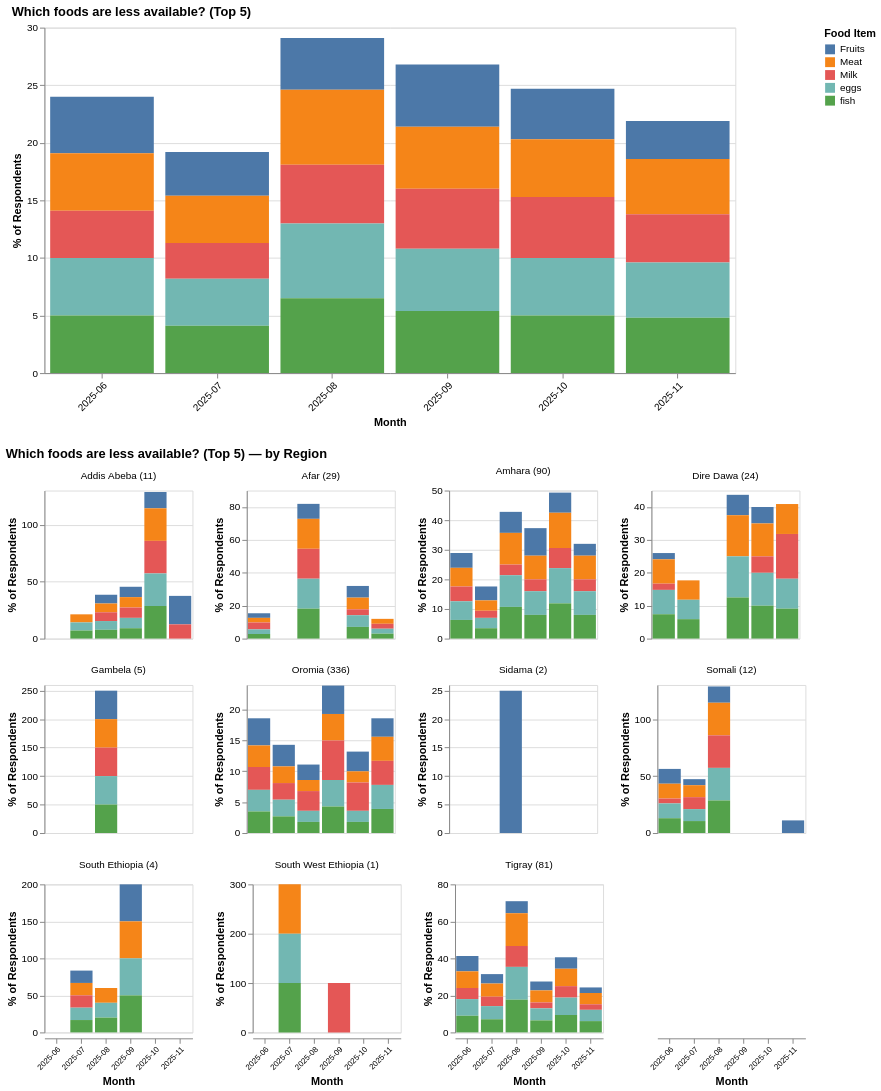

Notebook code cell kept with this figure:
### Markdown cell above
## Food Availability


### Which foods are less available? *(top 5, multi-select)*

*"Which foods are less available?"* allows respondents to select multiple items (delimited by `,` or `^`). Percentages for this question represent the **share of respondents who mentioned each food item** and can sum to more than 100%. Only the **top 5 most-mentioned food items** (by total frequency across all months) are shown.


- Fish, Meat, Eggs, Milk and Fruit are the top 5 responses of which foods are less available. Almost everyone said one of these was not avilable in October in Addid Ababa, which dropped very quickly in November. It may be important to note that Ethiopia's inflation also eased in October 2025.
- In Oromia, A lot more reposndants said staples were not avilable in Sep 2025

### Code cell
import altair as alt
import pandas as pd

col = 'Which foods are less available?'

# Prepare data: split multi-select responses
df_work = df[['submission_id', 'observed_time', col]].copy()
df_work['observed_time'] = pd.to_datetime(df_work['observed_time'], format='mixed', utc=True)
df_work['month'] = df_work['observed_time'].dt.to_period('M').astype(str)

# Explode multi-select: split on ',' and '^'
def explode_multiselect(frame, col):
    return (
        frame[frame[col].notna()]
        .assign(**{col: frame[col].str.split('[,^]')})
        .explode(col)
        .assign(**{col: lambda x: x[col].str.strip()})
        .loc[lambda x: x[col] != '']
    )

# Top 5 food items overall
top5 = (
    explode_multiselect(df_work, col)[col]
    .value_counts()
    .head(5)
    .index
    .tolist()
)

# Total respondents per month (denominator)
total_per_month = df_work.groupby('month')['submission_id'].nunique().reset_index(name='total')

# National: filter to top 5
exploded = explode_multiselect(df_work, col)
exploded = exploded[exploded[col].isin(top5)]

food_monthly = (
    exploded.groupby(['month', col])['submission_id']
    .nunique()
    .reset_index(name='count')
    .merge(total_per_month, on='month')
)
food_monthly['percentage'] = (food_monthly['count'] / food_monthly['total'] * 100).round(1)

national_chart = alt.Chart(food_monthly).mark_bar().encode(
    x=alt.X('month:N', title='Month', axis=alt.Axis(labelAngle=-45)),
    y=alt.Y('percentage:Q', title='% of Respondents'),
    color=alt.Color(f'{col}:N', title='Food Item'),
    tooltip=[
        alt.Tooltip('month:N', title='Month'),
        alt.Tooltip(f'{col}:N', title='Food Item'),
        alt.Tooltip('percentage:Q', title='% of Respondents', format='.1f'),
        alt.Tooltip('count:Q', title='Count'),
        alt.Tooltip('total:Q', title='Total Respondents'),
    ]
).properties(
    width=700,
    height=350,
    title=alt.TitleParams(text=f'{col} (Top 5)', align='left', anchor='start', fontSize=13)
).interactive()

# Regional: filter to top 5
df_work['region'] = df_work['submission_id'].map(submission_to_region)
df_work_reg = df_work[df_work['region'].notna()]
total_per_month_reg = df_work_reg.groupby(['month', 'region'])['submission_id'].nunique().reset_index(name='total')

exploded_reg = explode_multiselect(df_work_reg, col)
exploded_reg = exploded_reg[exploded_reg[col].isin(top5)]

food_monthly_reg = (
    exploded_reg.groupby(['month', 'region', col])['submission_id']
    .nunique()
    .reset_index(name='count')
    .merge(total_per_month_reg, on=['month', 'region'])
)
food_monthly_reg['percentage'] = (food_monthly_reg['count'] / food_monthly_reg['total'] * 100).round(1)

# Add avg respondents to region label
avg_resp = total_per_month_reg.groupby('region')['total'].mean().round(0).astype(int)
food_monthly_reg['region_label'] = food_monthly_reg['region'].map(
    lambda r: f"{r} ({avg_resp[r]})"
)

sorted_regions = sorted(food_monthly_reg['region'].unique())
sorted_region_labels = [f"{r} ({avg_resp[r]})" for r in sorted_regions]

regional_chart = alt.Chart(food_monthly_reg).mark_bar().encode(
    x=alt.X('month:N', title='Month', axis=alt.Axis(labelAngle=-45, labelFontSize=8)),
    y=alt.Y('percentage:Q', title='% of Respondents'),
    color=alt.Color(f'{col}:N', title='Food Item'),
    tooltip=[
        alt.Tooltip('region:N', title='Region'),
        alt.Tooltip('month:N', title='Month'),
        alt.Tooltip(f'{col}:N', title='Food Item'),
        alt.Tooltip('percentage:Q', title='% of Respondents', format='.1f'),
        alt.Tooltip('count:Q', title='Count'),
        alt.Tooltip('total:Q', title='Total Respondents'),
    ]
).properties(
    width=150,
    height=150
).facet(
    facet=alt.Facet('region_label:N', sort=sorted_region_labels, title=None,
                    header=alt.Header(labelFontSize=10, labelLimit=150)),
    columns=4
).resolve_scale(y='independent').properties(
    title=alt.TitleParams(text=f'{col} (Top 5) — by Region', align='left', anchor='start', fontSize=13)
)

display(alt.vconcat(national_chart, regional_chart).resolve_scale(color='shared'))

### Figure 1 — Vega-Lite specification as saved in the notebook (floating-point values rounded to 4 significant figures; data arrays with more than 128 entries replaced by an {"elided": "..."} marker saying what was removed)
{"config": {"view": {"continuousWidth": 300, "continuousHeight": 300}}, "vconcat": [{"data": {"name": "data-f90ca5bf010cf1121655a500305501b8"}, "mark": {"type": "bar"}, "encoding": {"color": {"field": "Which foods are less available?", "title": "Food Item", "type": "nominal"}, "tooltip": [{"field": "month", "title": "Month", "type": "nominal"}, {"field": "Which foods are less available?", "title": "Food Item", "type": "nominal"}, {"field": "percentage", "format": ".1f", "title": "% of Respondents", "type": "quantitative"}, {"field": "count", "title": "Count", "type": "quantitative"}, {"field": "total", "title": "Total Respondents", "type": "quantitative"}], "x": {"axis": {"labelAngle": -45}, "field": "month", "title": "Month", "type": "nominal"}, "y": {"field": "percentage", "title": "% of Respondents", "type": "quantitative"}}, "height": 350, "name": "view_6fec577690252dd8_0", "title": {"text": "Which foods are less available? (Top 5)", "align": "left", "anchor": "start", "fontSize": 13}, "width": 700}, {"data": {"name": "data-8d5795de04be308b496a62db19e18f88"}, "facet": {"field": "region_label", "header": {"labelFontSize": 10, "labelLimit": 150}, "sort": ["Addis Abeba (11)", "Afar (29)", "Amhara (90)", "Dire Dawa (24)", "Gambela (5)", "Oromia (336)", "Sidama (2)", "Somali (12)", "South Ethiopia (4)", "South West Ethiopia (1)", "Tigray (81)"], "title": null, "type": "nominal"}, "spec": {"mark": {"type": "bar"}, "encoding": {"color": {"field": "Which foods are less available?", "title": "Food Item", "type": "nominal"}, "tooltip": [{"field": "region", "title": "Region", "type": "nominal"}, {"field": "month", "title": "Month", "type": "nominal"}, {"field": "Which foods are less available?", "title": "Food Item", "type": "nominal"}, {"field": "percentage", "format": ".1f", "title": "% of Respondents", "type": "quantitative"}, {"field": "count", "title": "Count", "type": "quantitative"}, {"field": "total", "title": "Total Respondents", "type": "quantitative"}], "x": {"axis": {"labelAngle": -45, "labelFontSize": 8}, "field": "month", "title": "Month", "type": "nominal"}, "y": {"field": "percentage", "title": "% of Respondents", "type": "quantitative"}}, "height": 150, "width": 150}, "columns": 4, "resolve": {"scale": {"y": "independent"}}, "title": {"text": "Which foods are less available? (Top 5) — by Region", "align": "left", "anchor": "start", "fontSize": 13}}], "params": [{"name": "param_1e9efca18e7a2868", "select": {"type": "interval", "encodings": ["x", "y"]}, "bind": "scales", "views": ["view_6fec577690252dd8_0"]}], "resolve": {"scale": {"color": "shared"}}, "$schema": "https://vega.github.io/schema/vega-lite/v6.1.0.json", "datasets": {"data-f90ca5bf010cf1121655a500305501b8": [{"month": "2025-06", "Which foods are less available?": "Fruits", "count": 50, "total": 1030, "percentage": 4.9}, {"month": "2025-06", "Which foods are less available?": "Meat", "count": 51, "total": 1030, "percentage": 5.0}, {"month": "2025-06", "Which foods are less available?": "Milk", "count": 42, "total": 1030, "percentage": 4.1}, {"month": "2025-06", "Which foods are less available?": "eggs", "count": 51, "total": 1030, "percentage": 5.0}, {"month": "2025-06", "Which foods are less available?": "fish", "count": 51, "total": 1030, "percentage": 5.0}, {"month": "2025-07", "Which foods are less available?": "Fruits", "count": 24, "total": 639, "percentage": 3.8}, {"month": "2025-07", "Which foods are less available?": "Meat", "count": 26, "total": 639, "percentage": 4.1}, {"month": "2025-07", "Which foods are less available?": "Milk", "count": 20, "total": 639, "percentage": 3.1}, {"month": "2025-07", "Which foods are less available?": "eggs", "count": 26, "total": 639, "percentage": 4.1}, {"month": "2025-07", "Which foods are less available?": "fish", "count": 26, "total": 639, "percentage": 4.1}, {"month": "2025-08", "Which foods are less available?": "Fruits", "count": 22, "total": 494, "percentage": 4.5}, {"month": "2025-08", "Which foods are less available?": "Meat", "count": 32, "total": 494, "percentage": 6.5}, {"month": "2025-08", "Which foods are less available?": "Milk", "count": 25, "total": 494, "percentage": 5.1}, {"month": "2025-08", "Which foods are less available?": "eggs", "count": 32, "total": 494, "percentage": 6.5}, {"month": "2025-08", "Which foods are less available?": "fish", "count": 32, "total": 494, "percentage": 6.5}, {"month": "2025-09", "Which foods are less available?": "Fruits", "count": 26, "total": 481, "percentage": 5.4}, {"month": "2025-09", "Which foods are less available?": "Meat", "count": 26, "total": 481, "percentage": 5.4}, {"month": "2025-09", "Which foods are less available?": "Milk", "count": 25, "total": 481, "percentage": 5.2}, {"month": "2025-09", "Which foods are less available?": "eggs", "count": 26, "total": 481, "percentage": 5.4}, {"month": "2025-09", "Which foods are less available?": "fish", "count": 26, "total": 481, "percentage": 5.4}, {"month": "2025-10", "Which foods are less available?": "Fruits", "count": 21, "total": 476, "percentage": 4.4}, {"month": "2025-10", "Which foods are less available?": "Meat", "count": 24, "total": 476, "percentage": 5.0}, {"month": "2025-10", "Which foods are less available?": "Milk", "count": 25, "total": 476, "percentage": 5.3}, {"month": "2025-10", "Which foods are less available?": "eggs", "count": 24, "total": 476, "percentage": 5.0}, {"month": "2025-10", "Which foods are less available?": "fish", "count": 24, "total": 476, "percentage": 5.0}, {"month": "2025-11", "Which foods are less available?": "Fruits", "count": 15, "total": 455, "percentage": 3.3}, {"month": "2025-11", "Which foods are less available?": "Meat", "count": 22, "total": 455, "percentage": 4.8}, {"month": "2025-11", "Which foods are less available?": "Milk", "count": 19, "total": 455, "percentage": 4.2}, {"month": "2025-11", "Which foods are less available?": "eggs", "count": 22, "total": 455, "percentage": 4.8}, {"month": "2025-11", "Which foods are less available?": "fish", "count": 22, "total": 455, "percentage": 4.8}], "data-8d5795de04be308b496a62db19e18f88": {"elided": "188 records"}}}
